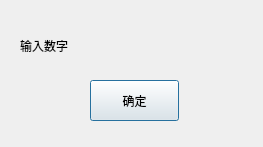
<?xml version="1.0" encoding="UTF-8"?>
<ui version="4.0">
 <class>number</class>
 <widget class="QDialog" name="number">
  <property name="geometry">
   <rect>
    <x>0</x>
    <y>0</y>
    <width>263</width>
    <height>147</height>
   </rect>
  </property>
  <property name="windowTitle">
   <string>Dialog</string>
  </property>
  <widget class="QLineEdit" name="lineEdit">
   <property name="geometry">
    <rect>
     <x>90</x>
     <y>30</y>
     <width>113</width>
     <height>31</height>
    </rect>
   </property>
   <property name="styleSheet">
    <string notr="true">QLineEdit{ 
background:rgba(0,0,0,0%); 
border:1px; 
font:10pt
}
QLineEdit:hover{ 
border-image:url(:/btn_background.png);
 }
QLineEdit:!hover{
background:rgba(0,0,0,0%);
}
QLineEdit:focus {
background:white;
border-image:none; 
border:1px groove lightgray; 
border-radius:2px
}</string>
   </property>
  </widget>
  <widget class="QPushButton" name="pushButton">
   <property name="geometry">
    <rect>
     <x>90</x>
     <y>80</y>
     <width>89</width>
     <height>41</height>
    </rect>
   </property>
   <property name="styleSheet">
    <string notr="true">QPushButton{

}
QPushButton:pressed{
background-color:rgba(100,255,100,200);
border-color:rgba(255,255,255,30);
border-style:inset;
color:rgba(0,0,0,100);
}
QPushButton:hover{
background-color:rgba(100,255,100,100);
border-color:rgba(255,255,255,200);
color:rgba(0,0,0,200);
}</string>
   </property>
   <property name="text">
    <string>确定</string>
   </property>
  </widget>
  <widget class="QLabel" name="label">
   <property name="geometry">
    <rect>
     <x>20</x>
     <y>30</y>
     <width>67</width>
     <height>31</height>
    </rect>
   </property>
   <property name="styleSheet">
    <string notr="true">QLabel
{
background-color: gainsboro;
border-image: url(@skinpath/icons/map_background.png);
}</string>
   </property>
   <property name="text">
    <string>输入数字</string>
   </property>
  </widget>
 </widget>
 <resources/>
 <connections/>
</ui>
